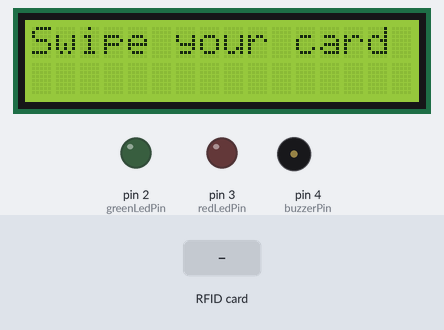
Recording of a sketch running on a simulated Arduino Uno, built with avr-gcc and run on an emulated ATmega328P. On the bench: 16×2 character LCD, output pins drawn as LEDs (lit = HIGH), buzzer (waves = sounding). The inputs (shaded band) are chosen by the test bench. Pins used as bus, display or sensor lines are not drawn.

Above: at 1.3 s.
1.4 s: RFID card 53 D5 09 35 held to the reader
At 1.49 s:
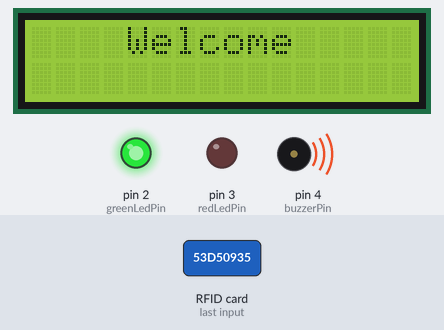
At 2.6 s:
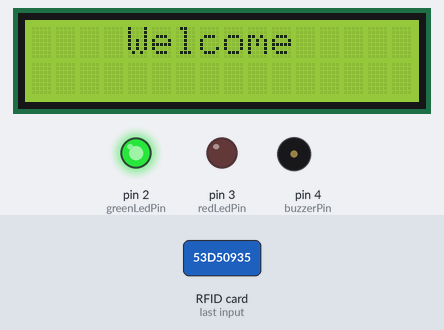
4.3 s: RFID card 5E 7A 19 C4 held to the reader
At 6.2 s:
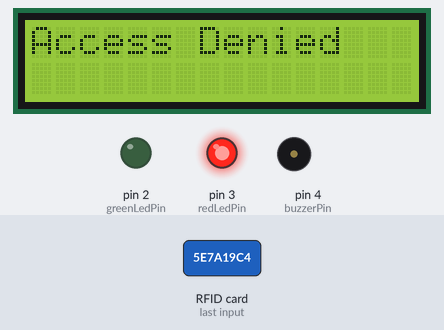
Timing chart, 0 to 8.0 s (numbered marks = the images above; inputs shaded):
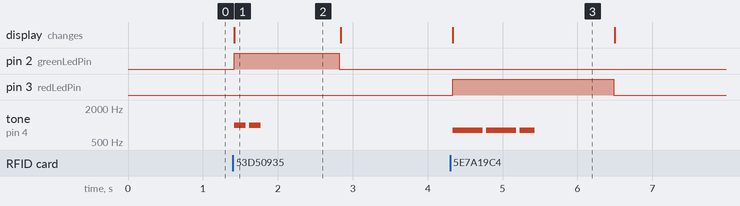

The sketch:

code.ino
```cpp
#include <LiquidCrystal_I2C.h> // LCD Library

#include <RFID.h> // |
                 //  | RC522 Libraries
#include <SPI.h> //  |
//LCD SETUP
LiquidCrystal_I2C lcd(0x27,16,2); // store the LCD in variable "lcd"
//RC522 SETUP
RFID rf(10,9); // store the rfid in variable "rf"
//PINS
int redLedPin = 3; // red led pin
int greenLedPin = 2; // green led pin
int buzzerPin = 4; // buzzer pin
// Authorized card UID
byte authorizedUID[4] = {0x53, 0xD5, 0x09, 0x35}; //(put your card UID in the variable 0xA, 0xB, 0xC, 0xD)
void setup(){
  pinMode(redLedPin,OUTPUT); //declare red led pin as output
  pinMode(greenLedPin,OUTPUT); //declare green led pin as output
  pinMode(buzzerPin,OUTPUT); //declare buzzer pin as output
  Serial.begin(9600); // start the serial monitor
  lcd.init(); // initialize the LCD
  lcd.backlight(); //turn on backlight
  lcd.setCursor(0,0); //start in the (first line,first square)
  lcd.print("Swipe your card"); // welcome message
  SPI.begin(); //starts the SPI communication between the Arduino and the RFID module (order matters begin then init)
  rf.init(); //initialize the RFID
}

void loop(){
  if(rf.isCard()){
    if(rf.readCardSerial()){
      // clear the lcd from prevois text
      lcd.clear();
      // compare the card UID
      bool authorized = true;
      for(int i=0;i<4;i++){
        if(rf.serNum[i]!=authorizedUID[i]){
          authorized = false;
          break;
        }
      }

      if(authorized){
        // Athorized card
        lcd.setCursor(4,0);
        lcd.print("Welcome");
        digitalWrite(greenLedPin,1);
        digitalWrite(redLedPin,0);
        tone(buzzerPin, 1000, 150); // first pip
        delay(200);
        tone(buzzerPin, 1000, 150); // second pip
        delay(200);
        noTone(buzzerPin);
      }else{
        // Unthorized Card
        lcd.print("Access Denied");
        digitalWrite(greenLedPin,0);
        digitalWrite(redLedPin,1);
        tone(buzzerPin, 800, 400); // first long
        delay(450);
        tone(buzzerPin, 800, 400); // second long
        delay(450);
        tone(buzzerPin, 800, 200); // short piip
        delay(250);
        noTone(buzzerPin);
      }
      delay(1000); // wait before clearing LEDs
      digitalWrite(greenLedPin,0);
      digitalWrite(redLedPin,0);
      lcd.clear();
      lcd.print("Swipe your card");
    }
    rf.halt(); // stop reading card until removed
  }
}
```

Measured:
- after the input at 1.4 s, pin 2 (greenLedPin): LOW → HIGH at once, → LOW 1.4 s later; tone on pin 4 (buzzerPin): alternates 1000 Hz for 0.15 s and silent for 0.05 s, 4 changes in all, then stays silent, starting at once; the display: changes at once (image 1)
- after the input at 4.3 s, pin 3 (redLedPin): LOW → HIGH at once, → LOW 2.2 s later; tone on pin 4 (buzzerPin): goes 800 Hz 0.40 s, silent 0.05 s, 800 Hz 0.40 s, silent 0.05 s, 800 Hz 0.20 s, then silent, starting at once; the display: changes at once (image 3)
- what the display in image 1 shows lasts 1.4 s, from 1.4 s to 2.8 s
- what the display in image 3 shows lasts 2.2 s, from 4.3 s to 6.5 s
